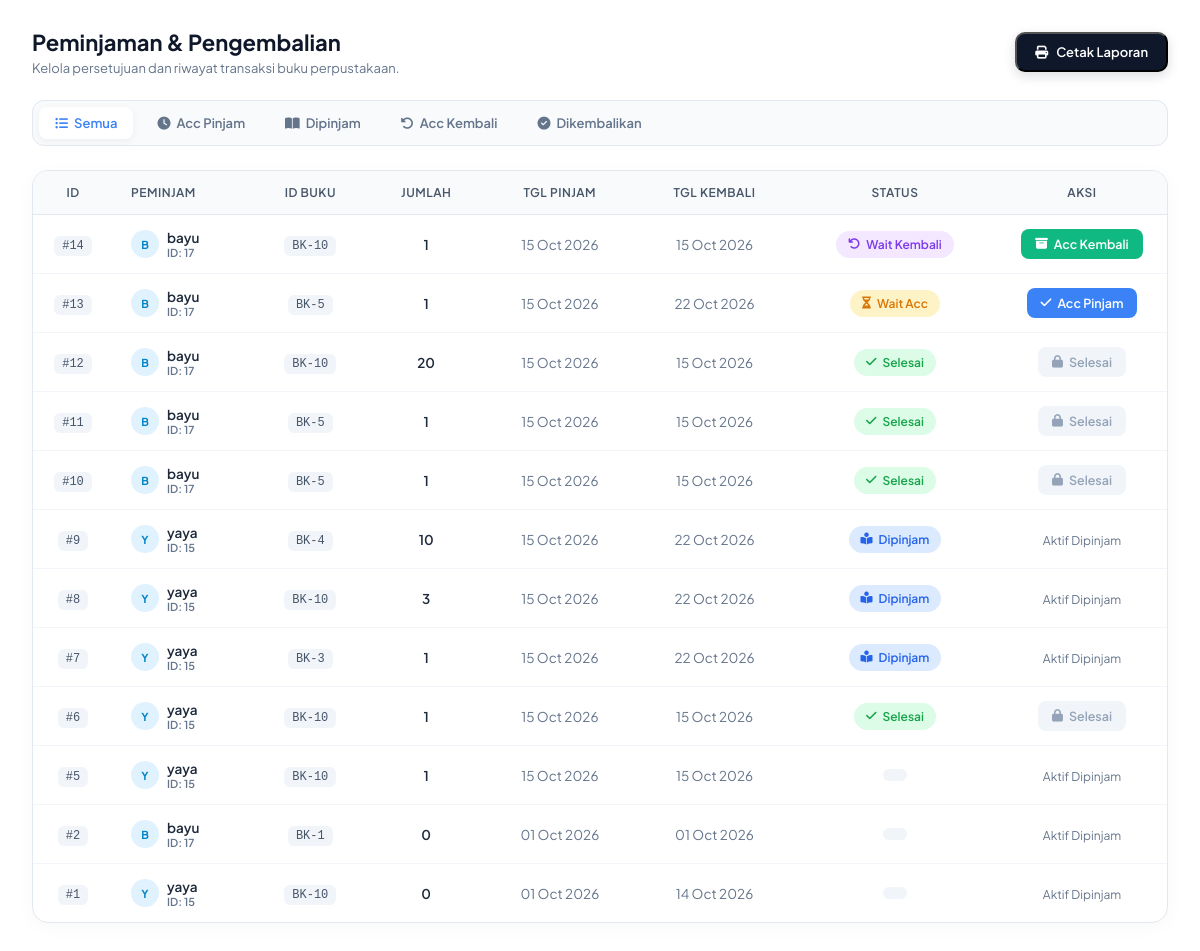
Page /view/view_admin/transaksi.php (signed in) on the earlier database version.
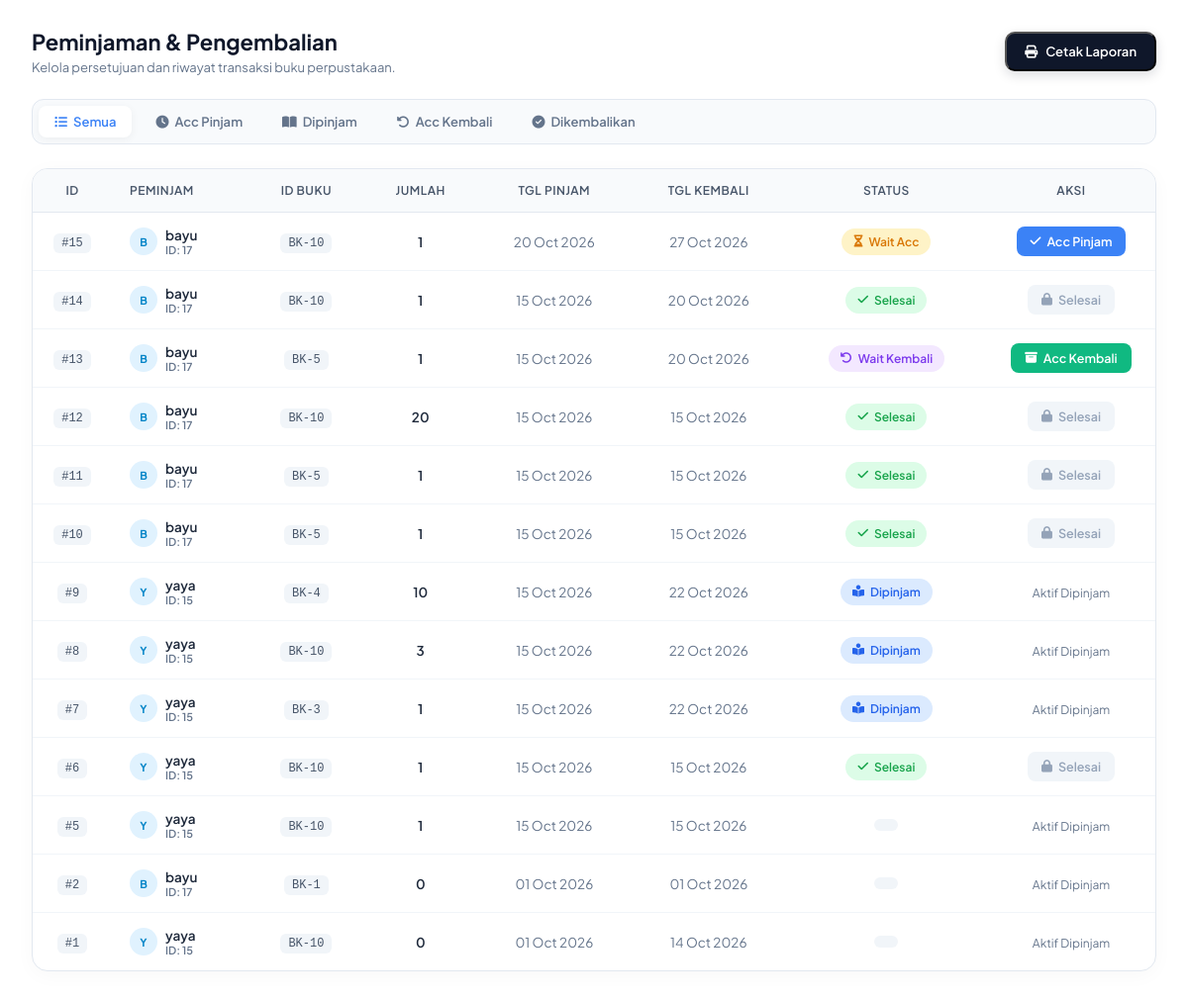
Same page on the later database version.
### tables this page shows
CREATE TABLE `transaksi` (
  `id_transaksi` int(11) NOT NULL,
  `id_anggota` int(11) NOT NULL,
  `id_buku` int(11) NOT NULL,
  `tanggal_pinjam` date NOT NULL,
  `tanggal_kembali` date DEFAULT NULL,
  `status` enum('menunggu_persetujuan_pinjam','dipinjam','menunggu_persetujuan_kembali','dikembalikan') NOT NULL DEFAULT 'menunggu_persetujuan_pinjam',
  `jumlah` int(2) NOT NULL
);

CREATE TABLE `anggota` (
  `id_anggota` int(11) NOT NULL,
  `username` varchar(50) NOT NULL,
  `password` varchar(255) NOT NULL,
  `email` varchar(50) NOT NULL,
  `nisn` int(9) NOT NULL,
  `kelas` varchar(10) NOT NULL,
  `role` enum('admin','user') NOT NULL
);

### view/view_admin/transaksi.php (the view, shortened to what this page needs)
<?php
$db = new Koneksi();
$koneksi = $db->koneksi;
$filter_status = isset($_GET['status']) ? $_GET['status'] : '';
if ($filter_status == 'menunggu_pinjam') {
    $sql = "SELECT transaksi.*, anggota.username FROM transaksi
            JOIN anggota ON transaksi.id_anggota = anggota.id_anggota
            WHERE transaksi.status = 'menunggu_persetujuan_pinjam' ORDER BY transaksi.id_transaksi DESC";
} elseif ($filter_status == 'dipinjam') {
    $sql = "SELECT transaksi.*, anggota.username FROM transaksi
            JOIN anggota ON transaksi.id_anggota = anggota.id_anggota
            WHERE transaksi.status = 'dipinjam' ORDER BY transaksi.id_transaksi DESC";
} elseif ($filter_status == 'menunggu_kembali') {
    $sql = "SELECT transaksi.*, anggota.username FROM transaksi
            JOIN anggota ON transaksi.id_anggota = anggota.id_anggota
            WHERE transaksi.status = 'menunggu_persetujuan_kembali' ORDER BY transaksi.id_transaksi DESC";
} elseif ($filter_status == 'dikembalikan') {
    $sql = "SELECT transaksi.*, anggota.username FROM transaksi
            JOIN anggota ON transaksi.id_anggota = anggota.id_anggota
            WHERE transaksi.status = 'dikembalikan' ORDER BY transaksi.id_transaksi DESC";
} else {
    $sql = "SELECT transaksi.*, anggota.username FROM transaksi
            JOIN anggota ON transaksi.id_anggota = anggota.id_anggota
            ORDER BY transaksi.id_transaksi DESC";
}
$result = $koneksi->query($sql);
?>
<!DOCTYPE html>
<html lang="id">
<head>
    <link rel="stylesheet" href="https://cdnjs.cloudflare.com/ajax/libs/font-awesome/6.4.0/css/all.min.css">
</head>
<body>
    <div class="page-header">
        <div class="page-title">
            <h2>Peminjaman & Pengembalian</h2>
            <p>Kelola persetujuan dan riwayat transaksi buku perpustakaan.</p>
        </div>
        <button onclick="window.print()" class="btn-print">
            <i class="fa-solid fa-print"></i> Cetak Laporan
        </button>
    </div>
    <div class="filter-container">
        <a href="transaksi.php" class="filter-btn <?= ($filter_status == '') ? 'active' : ''; ?>">
            <i class="fa-solid fa-list-ul"></i> Semua
        </a>
        <a href="transaksi.php?status=menunggu_pinjam" class="filter-btn <?= ($filter_status == 'menunggu_pinjam') ? 'active' : ''; ?>">
            <i class="fa-solid fa-clock"></i> Acc Pinjam
        </a>
        <a href="transaksi.php?status=dipinjam" class="filter-btn <?= ($filter_status == 'dipinjam') ? 'active' : ''; ?>">
            <i class="fa-solid fa-book-open"></i> Dipinjam
        </a>
        <a href="transaksi.php?status=menunggu_kembali" class="filter-btn <?= ($filter_status == 'menunggu_kembali') ? 'active' : ''; ?>">
            <i class="fa-solid fa-rotate-left"></i> Acc Kembali
        </a>
        <a href="transaksi.php?status=dikembalikan" class="filter-btn <?= ($filter_status == 'dikembalikan') ? 'active' : ''; ?>">
            <i class="fa-solid fa-circle-check"></i> Dikembalikan
        </a>
    </div>
    <div class="card-table">
        <div class="table-responsive">
            <table>
                <thead>
                    <tr>
                        <th style="width: 80px; text-align: center;">ID</th>
                        <th>Peminjam</th>
                        <th style="text-align: center;">ID Buku</th>
                        <th style="text-align: center;">Jumlah</th>
                        <th style="text-align: center;">Tgl Pinjam</th>
                        <th style="text-align: center;">Tgl Kembali</th>
                        <th style="text-align: center;">Status</th>
                        <th style="text-align: center; width: 170px;">Aksi</th>
                    </tr>
                </thead>
                <tbody>
                    <?php
                    if ($result && $result->num_rows > 0) {
                        while ($row = $result->fetch_assoc()) {
                            $initial = strtoupper(substr($row['username'], 0, 1));
                    ?>
                        <tr>
                            <td style="text-align: center;">
                                <span class="code-badge">#<?= htmlspecialchars($row['id_transaksi']); ?></span>
                            </td>
                            <td>
                                <div class="user-chip">
                                    <div class="user-avatar-mini"><?= $initial; ?></div>
                                    <div>
                                        <span><?= htmlspecialchars($row['username']); ?></span>
                                        <div style="font-size: 11px; color: var(--text-muted);">ID: <?= htmlspecialchars($row['id_anggota']); ?></div>
                                    </div>
                                </div>
                            </td>
                            <td style="text-align: center;">
                                <span class="code-badge">BK-<?= htmlspecialchars($row['id_buku']); ?></span>
                            </td>
                            <td style="text-align: center; font-weight: 600;">
                                <?= htmlspecialchars($row['jumlah']); ?>
                            </td>
                            <td style="text-align: center; color: var(--text-muted);">
                                <?= date('d M Y', strtotime($row['tanggal_pinjam'])); ?>
                            </td>
                            <td style="text-align: center; color: var(--text-muted);">
                                <?= (!empty($row['tanggal_kembali']) && $row['tanggal_kembali'] != '0000-00-00') ? date('d M Y', strtotime($row['tanggal_kembali'])) : '<span style="color: #cbd5e1;">-</span>'; ?>
                            </td>
                            <td style="text-align: center;">
                                <?php if ($row['status'] == 'menunggu_persetujuan_pinjam') : ?>
                                    <span class="badge-status badge-acc-pinjam">
                                        <i class="fa-solid fa-hourglass-half"></i> Wait Acc
                                    </span>
                                <?php elseif ($row['status'] == 'dipinjam') : ?>
                                    <span class="badge-status badge-dipinjam">
                                        <i class="fa-solid fa-book-reader"></i> Dipinjam
                                    </span>
                                <?php elseif ($row['status'] == 'menunggu_persetujuan_kembali') : ?>
                                    <span class="badge-status badge-acc-kembali">
                                        <i class="fa-solid fa-arrow-rotate-left"></i> Wait Kembali
                                    </span>
                                <?php elseif ($row['status'] == 'dikembalikan') : ?>
                                    <span class="badge-status badge-dikembalikan">
                                        <i class="fa-solid fa-check"></i> Selesai
                                    </span>
                                <?php else : ?>
                                    <span class="badge-status" style="background: #f1f5f9; color: #475569;">
                                    </span>
                                <?php endif; ?>
                            </td>
                            <td style="text-align: center;">
                                <?php if ($row['status'] == 'menunggu_persetujuan_pinjam') : ?>
                                    <a href="../../controller/proses_acc_pinjam.php?id=<?= $row['id_transaksi']; ?>"
                                       class="btn-action btn-acc-pinjam"
                                       onclick="return confirm('Setujui peminjaman buku ini?')">
                                       <i class="fa-solid fa-check"></i> Acc Pinjam
                                    </a>
                                <?php elseif ($row['status'] == 'menunggu_persetujuan_kembali') : ?>
                                    <a href="../../controller/proses_kembali.php?id=<?= $row['id_transaksi']; ?>"
                                       class="btn-action btn-acc-kembali"
                                       onclick="return confirm('Setujui pengembalian buku ini?')">
                                       <i class="fa-solid fa-box-archive"></i> Acc Kembali
                                    </a>
                                <?php elseif ($row['status'] == 'dikembalikan') : ?>
                                    <button class="btn-action btn-done" disabled>
                                        <i class="fa-solid fa-lock"></i> Selesai
                                    </button>
                                <?php else : ?>
                                    <span style="font-size: 12px; color: var(--text-muted);">Aktif Dipinjam</span>
                                <?php endif; ?>
                            </td>
                        </tr>
                    <?php
                        }
                    } ?>
                </tbody>
            </table>
        </div>
    </div>
</body>
</html>

### view/view_admin/transaksi.php (style rules this page uses)
:root { --primary: #3b82f6; --primary-light: #eff6ff; --accent: #92BDFF; --bg-body: #ffffff; --text-main: #1e293b; --text-muted: #64748b; --border-color: #f1f5f9; }
* { box-sizing: border-box; margin: 0; padding: 0; font-family: 'Plus Jakarta Sans', sans-serif; }
body { background-color: var(--bg-body); color: var(--text-main); padding: 28px 32px; }
.page-header { display: flex; justify-content: space-between; align-items: center; margin-bottom: 24px; }
.page-title h2 { font-size: 22px; font-weight: 700; color: #0f172a; margin-bottom: 4px; }
.page-title p { font-size: 13px; color: var(--text-muted); }
.btn-print { display: inline-flex; align-items: center; gap: 8px; background-color: #0f172a; color: #ffffff; padding: 10px 18px; font-size: 13px; font-weight: 600; border-radius: 10px; text-decoration: none; transition: all 0.2s ease; box-shadow: 0 4px 12px rgba(15, 23, 42, 0.15); }
.filter-container { display: flex; gap: 8px; background: #f8fafc; padding: 6px; border-radius: 12px; border: 1px solid #e2e8f0; margin-bottom: 24px; overflow-x: auto; }
.filter-btn { text-decoration: none; font-size: 13px; font-weight: 600; padding: 8px 16px; border-radius: 8px; color: var(--text-muted); transition: all 0.2s ease; white-space: nowrap; display: flex; align-items: center; gap: 6px; }
.filter-btn.active { background: #ffffff; color: var(--primary); box-shadow: 0 2px 8px rgba(0, 0, 0, 0.05); }
.card-table { background: #ffffff; border: 1px solid #e2e8f0; border-radius: 16px; box-shadow: 0 4px 20px rgba(0, 0, 0, 0.03); overflow: hidden; }
.table-responsive { width: 100%; overflow-x: auto; }
table { width: 100%; border-collapse: collapse; text-align: left; font-size: 13.5px; }
thead { background-color: #f8fafc; border-bottom: 1px solid #e2e8f0; }
th { padding: 14px 18px; font-weight: 600; color: #475569; font-size: 12px; text-transform: uppercase; letter-spacing: 0.5px; }
td { padding: 14px 18px; border-bottom: 1px solid var(--border-color); color: var(--text-main); vertical-align: middle; }
tbody tr:last-child td { border-bottom: none; }
.user-chip { display: flex; align-items: center; gap: 8px; font-weight: 600; }
.user-avatar-mini { width: 28px; height: 28px; border-radius: 50%; background: #e0f2fe; color: #0284c7; display: flex; align-items: center; justify-content: center; font-size: 11px; font-weight: 700; }
.code-badge { background: #f1f5f9; color: #475569; padding: 3px 8px; border-radius: 6px; font-family: monospace; font-size: 12px; }
.badge-status { display: inline-flex; align-items: center; gap: 6px; padding: 6px 12px; border-radius: 20px; font-size: 12px; font-weight: 600; }
.badge-acc-pinjam { background-color: #fef3c7; color: #d97706; }
.badge-dipinjam { background-color: #dbeafe; color: #2563eb; }
.badge-acc-kembali { background-color: #f3e8ff; color: #7c3aed; }
.badge-dikembalikan { background-color: #dcfce7; color: #16a34a; }
.btn-action { display: inline-flex; align-items: center; gap: 6px; padding: 7px 14px; font-size: 12.5px; font-weight: 600; border-radius: 8px; text-decoration: none; border: none; cursor: pointer; transition: all 0.2s ease; }
.btn-acc-pinjam { background-color: #3b82f6; color: #ffffff; }
.btn-acc-kembali { background-color: #10b981; color: #ffffff; }
.btn-done { background-color: #f1f5f9; color: #94a3b8; cursor: not-allowed; }

Differences in the rows shown:
added transaksi: id_transaksi "15", id_anggota.username "B", id_anggota.username "bayu", id_anggota "17", id_buku "10", jumlah "1", tanggal_pinjam "20 Oct 2026", tanggal_kembali "27 Oct 2026", shows "Wait Acc"
changed transaksi id 14: tanggal_kembali "15 Oct 2026" → "20 Oct 2026"; status "Wait Kembali Acc Kembali" → "Selesai Selesai"
changed transaksi id 13: tanggal_kembali "22 Oct 2026" → "20 Oct 2026"; status "Wait Acc Acc Pinjam" → "Wait Kembali Acc Kembali"
